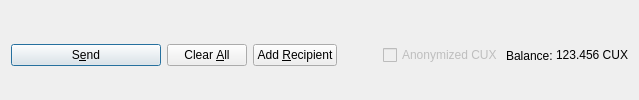
         <widget class="QFrame" name="frame_Send">
          <layout class="QHBoxLayout" name="horizontalLayout">
           <property name="bottomMargin">
            <number>0</number>
           </property>
           <item>
            <widget class="QPushButton" name="sendButton">
             <property name="minimumSize">
              <size>
               <width>150</width>
               <height>0</height>
              </size>
             </property>
             <property name="toolTip">
              <string>Confirm the send action</string>
             </property>
             <property name="text">
              <string>S&amp;end</string>
             </property>
             <property name="icon">
              <iconset resource="../cruxcoin.qrc">
               <normaloff>:/icons/send</normaloff>:/icons/send</iconset>
             </property>
             <property name="autoDefault">
              <bool>false</bool>
             </property>
             <property name="default">
              <bool>true</bool>
             </property>
            </widget>
           </item>
           <item>
            <widget class="QPushButton" name="clearButton">
             <property name="sizePolicy">
              <sizepolicy hsizetype="Minimum" vsizetype="Fixed">
               <horstretch>0</horstretch>
               <verstretch>0</verstretch>
              </sizepolicy>
             </property>
             <property name="toolTip">
              <string>Clear all fields of the form.</string>
             </property>
             <property name="text">
              <string>Clear &amp;All</string>
             </property>
             <property name="icon">
              <iconset resource="../cruxcoin.qrc">
               <normaloff>:/icons/remove</normaloff>:/icons/remove</iconset>
             </property>
             <property name="autoDefault">
              <bool>false</bool>
             </property>
            </widget>
           </item>
           <item>
            <widget class="QPushButton" name="addButton">
             <property name="toolTip">
              <string>Send to multiple recipients at once</string>
             </property>
             <property name="text">
              <string>Add &amp;Recipient</string>
             </property>
             <property name="icon">
              <iconset resource="../cruxcoin.qrc">
               <normaloff>:/icons/add</normaloff>:/icons/add</iconset>
             </property>
             <property name="autoDefault">
              <bool>false</bool>
             </property>
            </widget>
           </item>
           <item>
            <spacer name="horizontalSpacer">
             <property name="orientation">
              <enum>Qt::Horizontal</enum>
             </property>
             <property name="sizeHint" stdset="0">
              <size>
               <width>40</width>
               <height>20</height>
              </size>
             </property>
            </spacer>
           </item>
           <item>
            <layout class="QHBoxLayout" name="horizontalLayout_2">
             <property name="spacing">
              <number>3</number>
             </property>
             <item>
              <widget class="QCheckBox" name="checkzCUX">
               <property name="enabled">
                <bool>false</bool>
               </property>
               <property name="text">
                <string>Anonymized CUX</string>
               </property>
              </widget>
             </item>
             <item>
              <widget class="QLabel" name="label">
               <property name="text">
                <string>Balance:</string>
               </property>
              </widget>
             </item>
             <item>
              <widget class="QLabel" name="labelBalance">
               <property name="sizePolicy">
                <sizepolicy hsizetype="Preferred" vsizetype="Fixed">
                 <horstretch>0</horstretch>
                 <verstretch>0</verstretch>
                </sizepolicy>
               </property>
               <property name="cursor">
                <cursorShape>IBeamCursor</cursorShape>
               </property>
               <property name="text">
                <string notr="true">123.456 CUX</string>
               </property>
               <property name="textInteractionFlags">
                <set>Qt::LinksAccessibleByMouse|Qt::TextSelectableByKeyboard|Qt::TextSelectableByMouse</set>
               </property>
              </widget>
             </item>
            </layout>
           </item>
          </layout>
         </widget>
